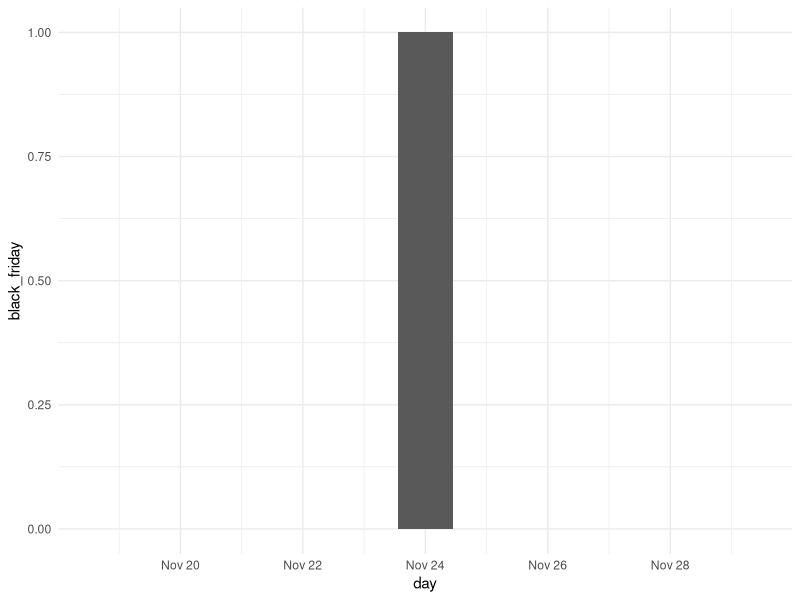
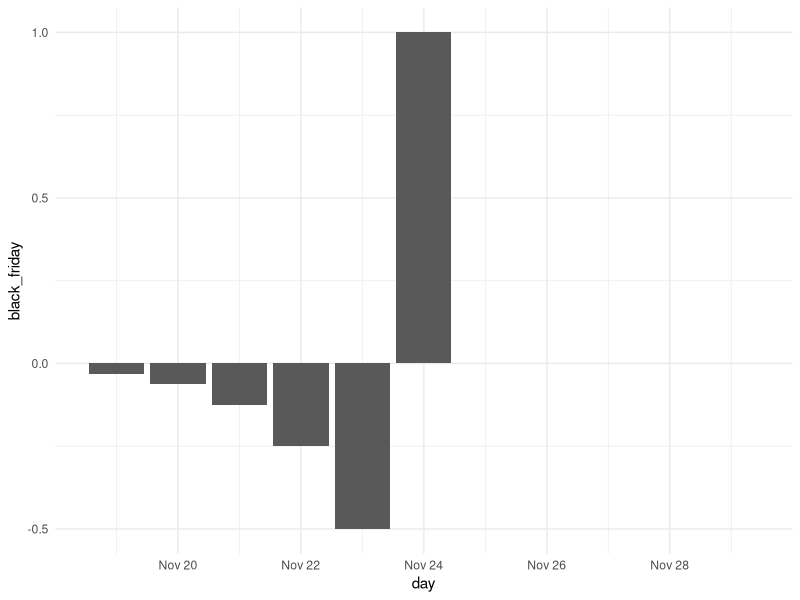
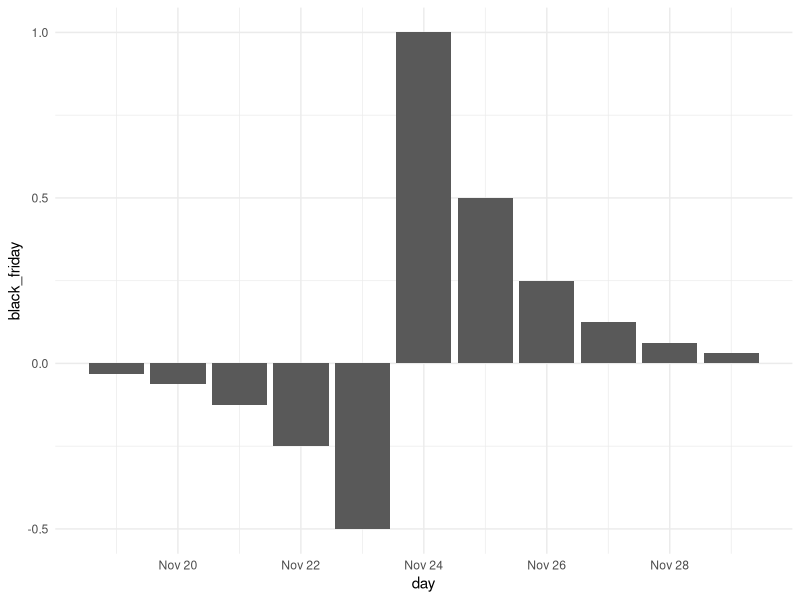
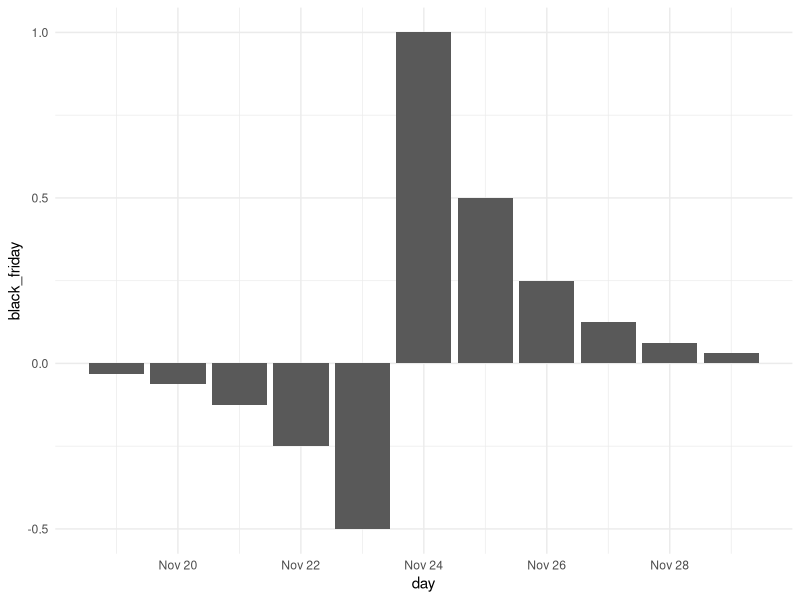
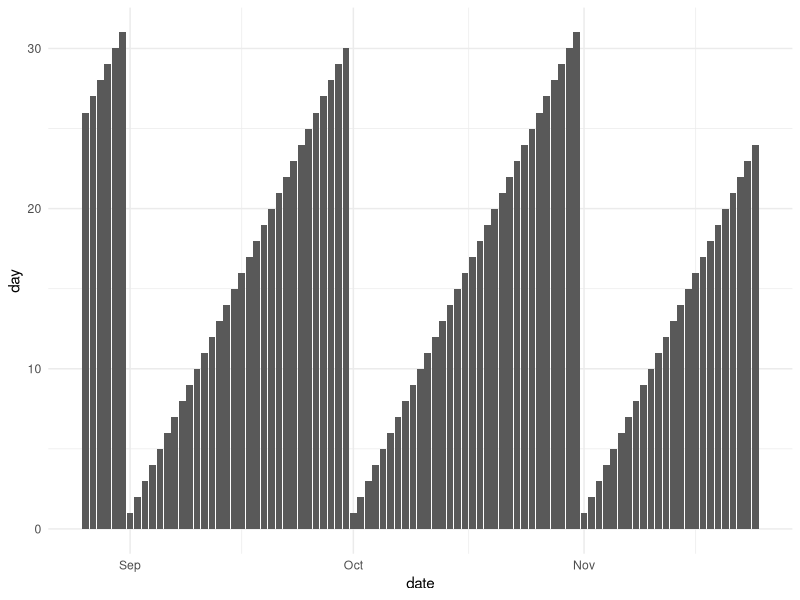
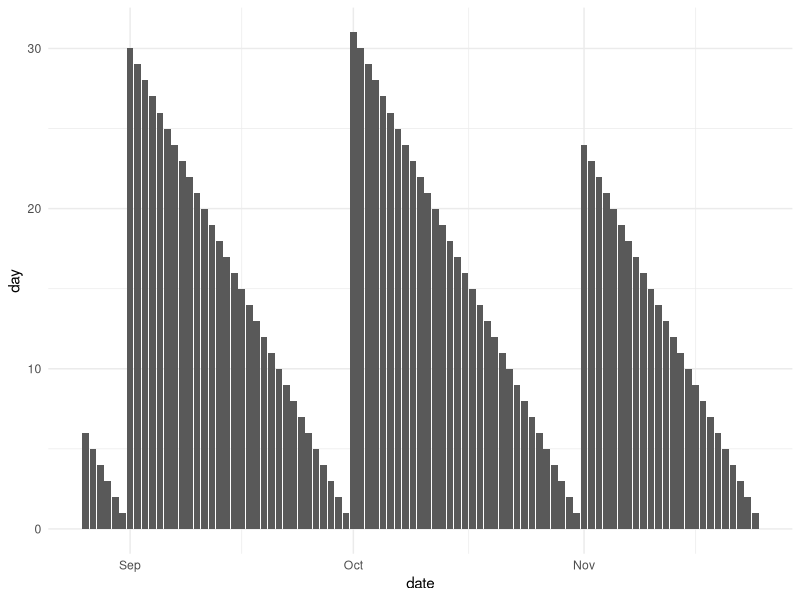
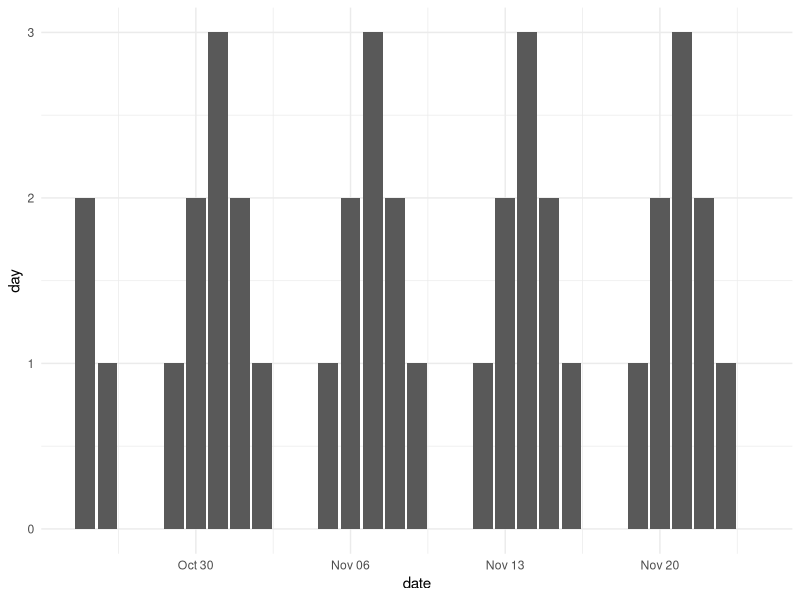
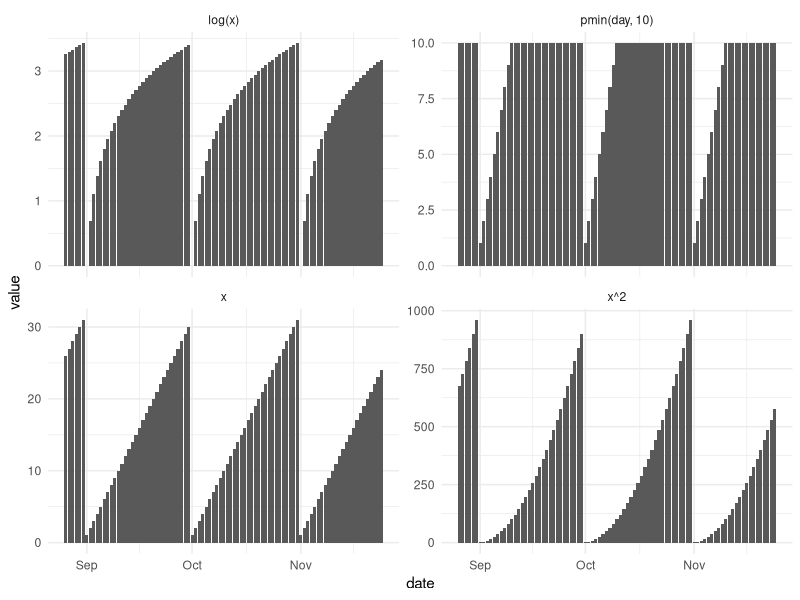

Write R code to recreate these figures, in order.
## ---- chunk 1
#| echo: false
#| message: false
library(tidyverse)
## ---- chunk 2
#| label: fig-datetime-advanced-indicator
#| echo: false
#| message: false
#| fig-cap: |
#|   We only see the effect of a single Day
#| fig-alt: |
#|   Bar chart. Dates along the x-axis, numeric effect along the y-axis. A
#|   Single bar on Nov 24 with a value of 1 is shown.
tibble(
  day = as_date("2023-11-24") + c(-5:5),
  black_friday = c(rep(0, 5), 1, rep(0, 5))
) |>
  ggplot(aes(day, black_friday)) +
  geom_col() +
  theme_minimal()
## ---- chunk 3
#| label: fig-datetime-advanced-indicator-before
#| echo: false
#| message: false
#| fig-cap: |
#|   Negative before effects can capture hesitancy to buy before a big sale.
#| fig-alt: |
#|   Bar chart. Dates along the x-axis, numeric effect along the y-axis. A
#|   single bar on Nov 24 with a value of 1 is shown, the columns before the 
#|   24ths takes negative values, with the 23 having the highest value, 22 less
#|   and so on.
tibble(
  day = as_date("2023-11-24") + c(-5:5),
  black_friday = c(-0.5 ^ (5:1), 1, rep(0, 5))
) |>
  ggplot(aes(day, black_friday)) +
  geom_col() +
  theme_minimal()
## ---- chunk 4
#| label: fig-datetime-advanced-indicator-before-after
#| echo: false
#| message: false
#| fig-cap: |
#|   Positive affects effects can capture the ease of mind that no other sale will
#|   come.
#| fig-alt: |
#|   Bar chart. Dates along the x-axis, numeric effect along the y-axis. A
#|   single bar on Nov 24 with a value of 1 is shown, the columns before the 
#|   24ths takes negative values, with the 23 having the highest value, 22 less
#|   and so on. The values after Nov 24 have decreasing values. 
tibble(
  day = as_date("2023-11-24") + c(-5:5),
  black_friday = c(-0.5 ^ (5:1), 1, 0.25 ^ (1:5/2))
) |>
  ggplot(aes(day, black_friday)) +
  geom_col() +
  theme_minimal()
## ---- chunk 5
#| label: fig-datetime-advanced-increasing
#| echo: false
#| message: false
#| fig-cap: |
#|   Repeated increasing values.
#| fig-alt: |
#|   Bar chart. Dates along the x-axis, numeric effect along the y-axis. Values
#|   start at 1 and the first of the month, and increase by 1 for each day. A
#|   Triangle pattern appears.
tibble(
  day = as_date("2023-11-24") + c(-5:5),
  black_friday = c(-0.5 ^ (5:1), 1, 0.25 ^ (1:5/2))
) |>
  ggplot(aes(day, black_friday)) +
  geom_col() +
  theme_minimal()
tibble(
  date = as_date("2023-11-24") + seq(-90, 0)
) |>
  mutate(day = day(date)) |>
  ggplot(aes(date, day)) +
  geom_col() +
  theme_minimal()
## ---- chunk 6
#| label: fig-datetime-advanced-decreasing
#| echo: false
#| message: false
#| fig-cap: |
#|   Repeated increasing values.
#| fig-alt: |
#|   Bar chart. Dates along the x-axis, numeric effect along the y-axis. Values
#|   start at 1 and the last of the month, and increase by 1 for each day going 
#|   backwards. A Triangle pattern appears. The starting value is different for
#|   each month as each month has a different number of days.
tibble(
  date = as_date("2023-11-24") + seq(-90, 0)
) |>
  mutate(day = day(date)) |>
  mutate(month = month(date)) |>
  mutate(day = max(day) - day + 1, .by = month) |>
  ggplot(aes(date, day)) +
  geom_col() +
  theme_minimal()
## ---- chunk 7
#| label: fig-datetime-advanced-weekend
#| echo: false
#| message: false
#| fig-cap: |
#|   Repeated 
#| fig-alt: |
#|   Bar chart. Dates along the x-axis, numeric effect along the y-axis. Values
#|   are zero for both Saturdays and Sundays. 1 for Mondays and Fridays, 2 for
#|   Tuesdays and Thursdays, and 3 for Wednesdays.
tibble(
  date = as_date("2023-11-24") + seq(-30, 0)
) |>
  mutate(day = c(1, 2, 3, 2, 1, 0, 0)[wday(date)]) |>
  ggplot(aes(date, day)) +
  geom_col() +
  theme_minimal()
## ---- chunk 8
#| label: fig-datetime-advanced-functions
#| echo: false
#| message: false
#| fig-cap: |
#|   Repeated 
#| fig-alt: |
#|   Faceted bar chart. Dates along the x-axis, numeric effect along the y-axis.
#|   Each of the charts represents the day of the month for a couple of months.
#|   One shows the logarithmic transformation, one shows the untransformed data
#|   one looks at the square transformation, and one looks at the untransformed
#|   data that has been rounded down to 10, creating a plateau.
tibble(
  date = as_date("2023-11-24") + seq(-90, 0)
) |>
  mutate(day = day(date)) |>
  mutate(`log(x)` = log(day)) |>
  mutate(`x^2` = day ^ 2) |>
  mutate(`pmin(day, 10)` = pmin(day, 10)) |>
  rename(x = day) |>
  pivot_longer(-date) |>
  ggplot(aes(date, value)) +
  geom_col() +
  facet_wrap(~name, scales = "free_y") +
  theme_minimal() 
